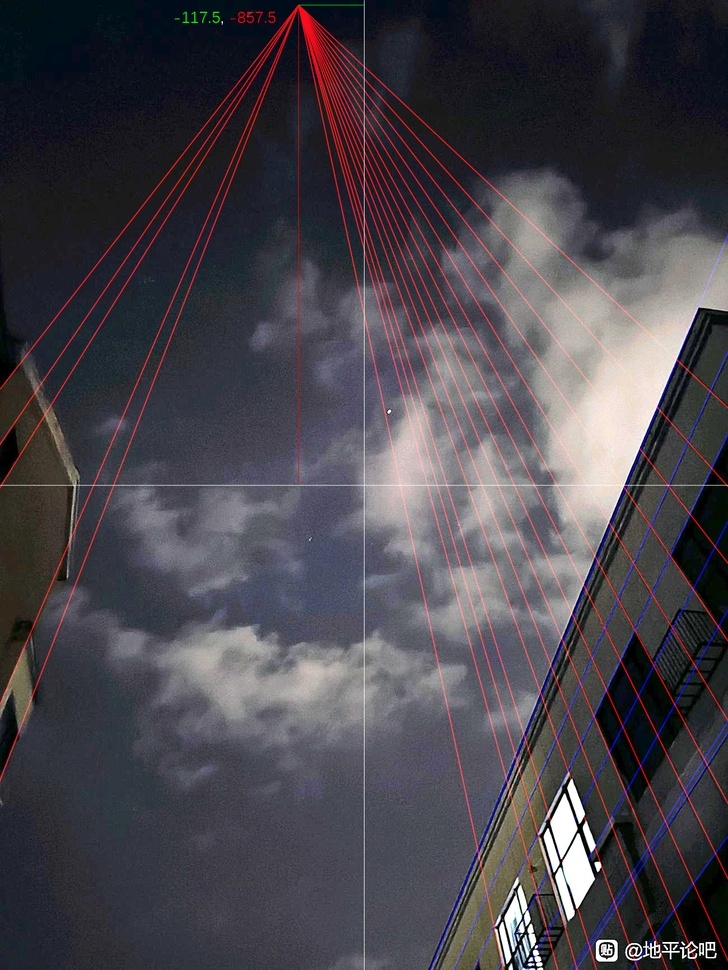
#> input picture test/lines.jpg, 728 x 970 px, shrunk from 1300 x 1733 before the run
$ python get_zenith.py
#> lines starting #> are read from the running program, lines starting #| are printed output that depends on the picture; long printed decimals are rounded
### src/intersection_of_multi_lines.py
"""https://zhuanlan.zhihu.com/p/146190385"""

import numpy as np


def intersection_of_multi_lines(strt_points, directions):
    '''
    strt_points: line start points; numpy array, nxdim
    directions: list dierctions; numpy array, nxdim

    return: the nearest points to n lines
    '''

    n, dim = strt_points.shape

    G_left = np.tile(np.eye(dim), (n, 1))
    G_right = np.zeros((dim * n, n))

    for i in range(n):
        G_right[i * dim:(i + 1) * dim, i] = -directions[i, :]

    G = np.concatenate([G_left, G_right], axis=1)
    d = strt_points.reshape((-1, 1))

    m = np.linalg.inv(np.dot(G.T, G)).dot(G.T).dot(d)

    # return m[0:dim]
    return m


# [13 lines that do not run on import are left out]

### src/get_zenith.py
import json

import cv2
import numpy as np

from intersection_of_multi_lines import intersection_of_multi_lines


def main(json_path: str, image_path: str, c: str):
    # 转化颜色字符串为色调
#> called with json_path = 'data.json', image_path = '../test/lines.jpg', c = 'red'
    match c:
        case 'red':
            hue = 0
        case 'green':
            hue = 120
        case 'blue':
            hue = 240
        case _:
            raise ValueError('颜色必须为red,green,blue之一')

    # 读取图片
    image = cv2.imread(image_path)
#> image is the input picture: shape (970, 728, 3); mean B, G, R 75.5, 68.6, 72.7

    # 转为HSV颜色空间
    hsv_image = cv2.cvtColor(image, cv2.COLOR_BGR2HSV)
#> hsv_image: shape (970, 728, 3); mean H, S, V 101.6, 64.4, 81.6
    # 保留指定颜色的部分
    lower = np.array([hue - 10, 100, 100])
    upper = np.array([hue + 10, 255, 255])
    mask = cv2.inRange(hsv_image, lower, upper)
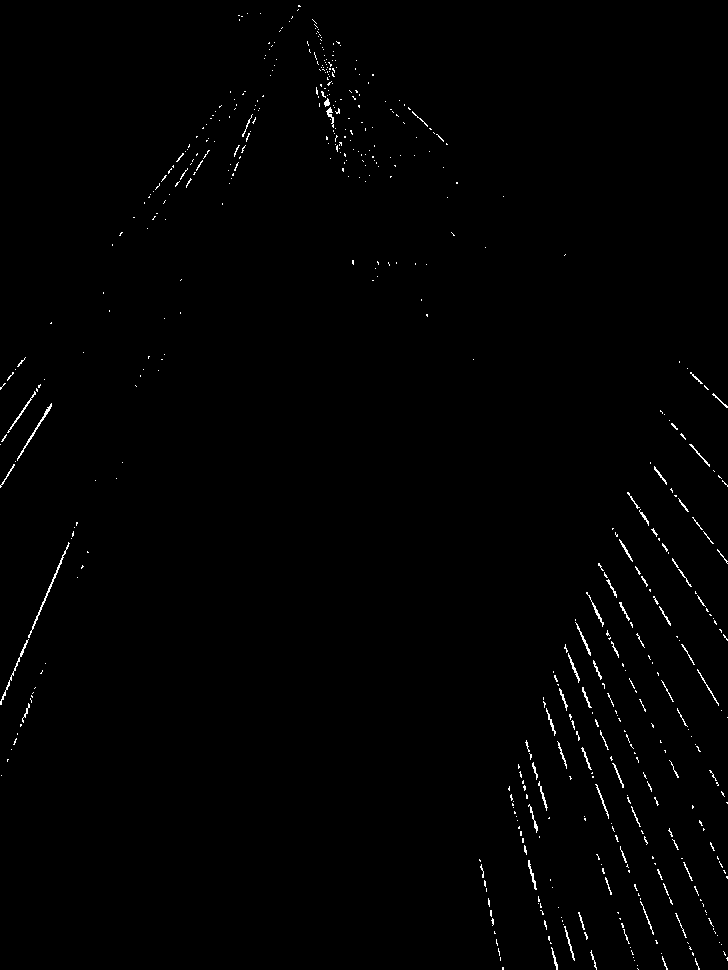
#> mask: shape (970, 728); 0.75% white in thin lines or dots
    cv2.destroyAllWindows()

    # 检测直线
    lines = cv2.HoughLinesP(mask, 1, np.pi / 180, 50, minLineLength=100, maxLineGap=1000)
#> lines = 33 rows, first 6: [298, 9, 667, 969], [298, 5, 651, 926], [299, 6, 718, 704], [315, 28, 727, 803], [299, 5, 557, 969], [0, 704, 292, 16]
    # 转化为向量
    start_points = []
    directions = []
    for line in lines:
        x1, y1, x2, y2 = line[0]
        start_points.append([x1, y1])
        directions.append([x2 - x1, y2 - y1])
#> this loop made 33 passes
#> (x1, y1, x2, y2) on passes 1 to 12: (298, 9, 667, 969), (298, 5, 651, 926), (299, 6, 718, 704), (315, 28, 727, 803), (299, 5, 557, 969), (0, 704, 292, 16), (328, 62, 726, 877), (307, 42, 695, 958), (324, 55, 726, 958), (0, 486, 300, 6), (307, 41, 659, 871), (314, 52, 574, 960)
#> after the loop, directions = 33 pairs, first value 70 to 419, second value -688 to 964; start_points = 33 pairs, first value 0 to 526, second value 5 to 759
    start_points = np.array(start_points)
    directions = np.array(directions)

    # 计算距离这些直线距离之和最近的点
    zenith = intersection_of_multi_lines(start_points, directions)[0:2]
#> after the loop in intersection_of_multi_lines, `for i in range(n):`:
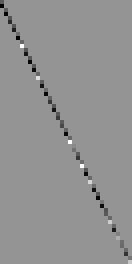
#> G_right: shape (66, 33) float64 (shown 4 times larger); min -964, max 688, mean -11.6; drawn with min black and max white
#> in intersection_of_multi_lines, `G = np.concatenate([G_left, G_right], axis=1)`:
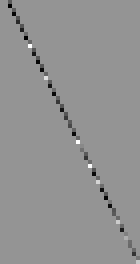
#> G: shape (66, 35) float64 (shown 4 times larger); min -964, max 688, mean -10.9; drawn with min black and max white
#> in intersection_of_multi_lines, `d = strt_points.reshape((-1, 1))`: d = 66 values, max 759 at index 41, min 0 at index 10, mean 222
#> in intersection_of_multi_lines, `m = np.linalg.inv(np.dot(G.T, G)).dot(G.T).dot(d)`: m = 35 values, max 298.2 at index 0, min -3.22 at index 20, mean 8.75
#> zenith = [298.2, 4.42]
    # 转化为以图片中心为原点的坐标
    zenith[0] -= image.shape[1] / 2
    zenith[1] -= image.shape[0] / 2
    print(zenith)
#| [[ -65.818]
#|  [-480.578 ]]

    # 写入json
#> (the run stopped early here; a loop or call above may not have finished)
